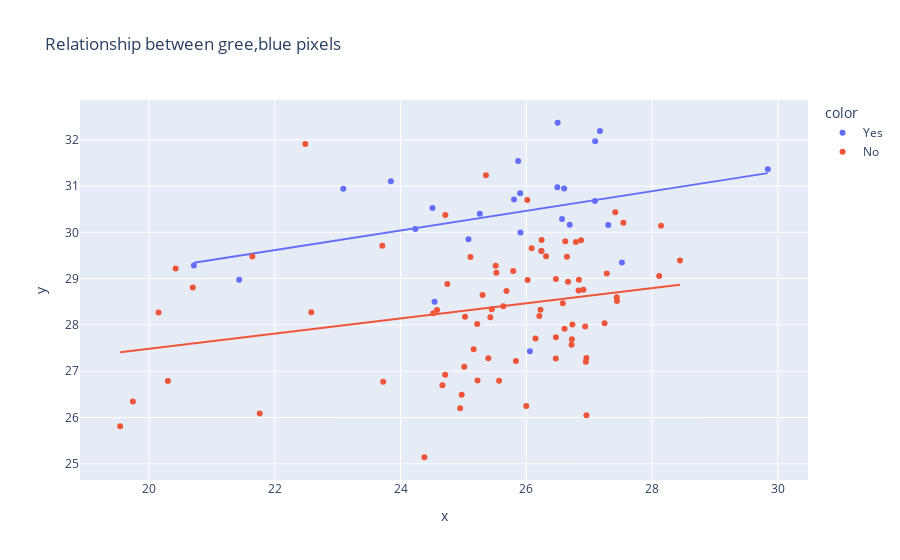

Notebook code for this chart:
### Code cell
fig=px.scatter(x=df["%Blue pixel"],y=df["%Green pixel"],color=df["Anaemic"],trendline="ols",title="Relationship between gree,blue pixels")
fig.show()
